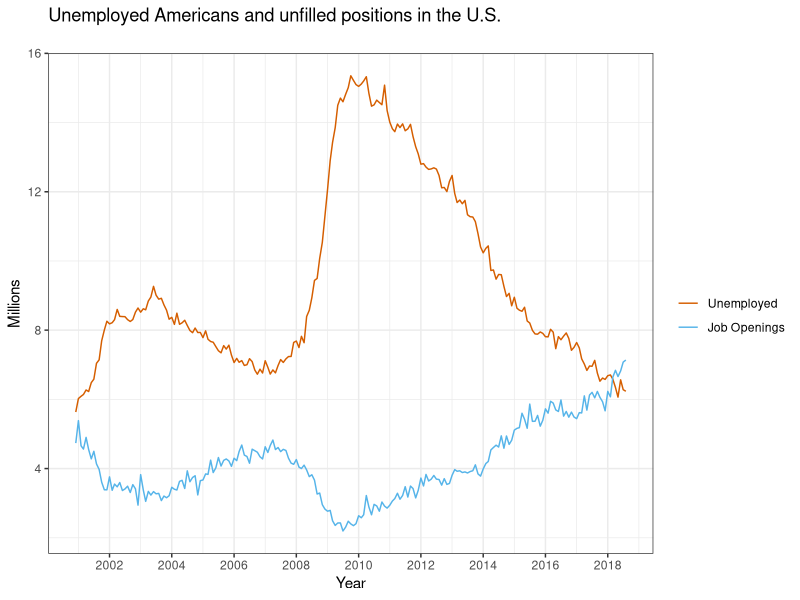

This chart was generated by the following R code:
## ---- chunk 1
knitr::opts_chunk$set(echo = TRUE)
library(ggplot2)
library(reshape)
library(scales)
## ---- chunk 2
data <- read.csv("unemployed_vs_jobs_openings.csv", header=TRUE)
data$DATE <- as.Date(data$DATE)
data <- melt(data, id.vars="DATE", measure.vars=c("UNEMPLOYED", "JOB_OPENINGS"))

ggplot(data, aes(x=DATE, y=value/1e6, color=variable, group=variable)) + 
  geom_line() +
  labs(title="Unemployed Americans and unfilled positions in the U.S.\n", x="Year", y="Millions", color="") +
  scale_color_manual(labels=c("Unemployed", "Job Openings"), values=c("#D55E00", "#56B4E9")) +
  scale_x_date(date_breaks="2 years", labels=date_format("%Y")) +
  theme_bw()
